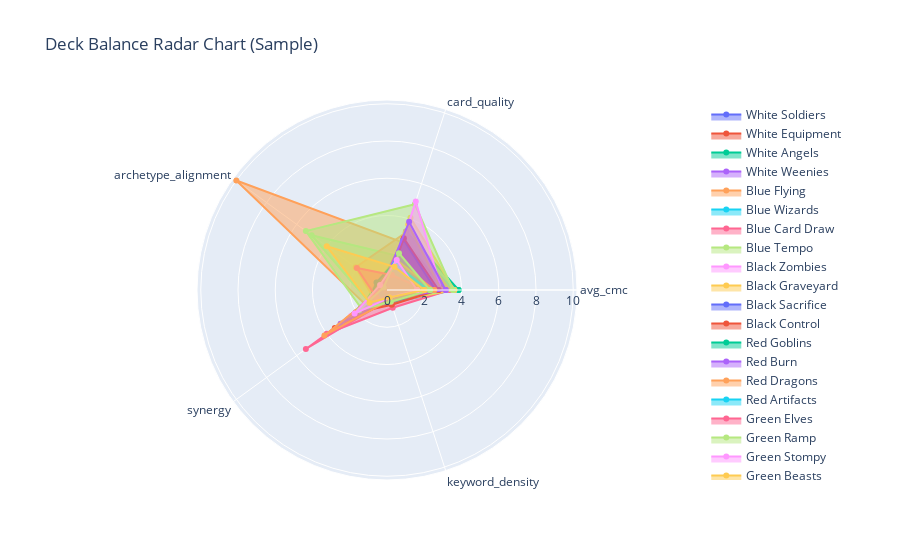

The cell this chart's notebook holds for it:
### Code cell
# Import plotly for interactive visualizations
import plotly.graph_objects as go

sample_themes = metrics_df.index[:]  # Show first 5 decks as example
radar_metrics = ['avg_cmc', 'card_quality', 'archetype_alignment', 'synergy', 'keyword_density']
fig = go.Figure()
for theme in sample_themes:
    values = metrics_df.loc[theme, radar_metrics].values.tolist()
    fig.add_trace(go.Scatterpolar(
        r=values + [values[0]],
        theta=radar_metrics + [radar_metrics[0]],
        fill='toself',
        name=theme
    ))
fig.update_layout(
    polar=dict(radialaxis=dict(visible=True)),
    showlegend=True,
    title='Deck Balance Radar Chart (Sample)'
)
fig.show()

### Figure 1 — Plotly figure (JSON) as saved in the notebook; plotly's stock layout.template omitted (floating-point values rounded to 4 significant figures)
{"data": [{"fill": "toself", "name": "White Soldiers", "r": [1.154, 1.692, 0.6923, 0.4615, 0.4286, 1.154], "theta": ["avg_cmc", "card_quality", "archetype_alignment", "synergy", "keyword_density", "avg_cmc"], "type": "scatterpolar"}, {"fill": "toself", "name": "White Equipment", "r": [2, 2.231, 0.2692, 3.462, 0.6, 2], "theta": ["avg_cmc", "card_quality", "archetype_alignment", "synergy", "keyword_density", "avg_cmc"], "type": "scatterpolar"}, {"fill": "toself", "name": "White Angels", "r": [3.846, 3.308, 0.07692, 1, 0.5, 3.846], "theta": ["avg_cmc", "card_quality", "archetype_alignment", "synergy", "keyword_density", "avg_cmc"], "type": "scatterpolar"}, {"fill": "toself", "name": "White Weenies", "r": [1.385, 1.692, 0.6154, 1.769, 0.2, 1.385], "theta": ["avg_cmc", "card_quality", "archetype_alignment", "synergy", "keyword_density", "avg_cmc"], "type": "scatterpolar"}, {"fill": "toself", "name": "Blue Flying", "r": [2.692, 2.692, 10, 1.385, 0.5714, 2.692], "theta": ["avg_cmc", "card_quality", "archetype_alignment", "synergy", "keyword_density", "avg_cmc"], "type": "scatterpolar"}, {"fill": "toself", "name": "Blue Wizards", "r": [3.615, 2.846, 0.2308, 1.462, 0.7143, 3.615], "theta": ["avg_cmc", "card_quality", "archetype_alignment", "synergy", "keyword_density", "avg_cmc"], "type": "scatterpolar"}, {"fill": "toself", "name": "Blue Card Draw", "r": [3.385, 3.308, 0.1538, 4, 1, 3.385], "theta": ["avg_cmc", "card_quality", "archetype_alignment", "synergy", "keyword_density", "avg_cmc"], "type": "scatterpolar"}, {"fill": "toself", "name": "Blue Tempo", "r": [2.462, 1.923, 5, 1.154, 0.5556, 2.462], "theta": ["avg_cmc", "card_quality", "archetype_alignment", "synergy", "keyword_density", "avg_cmc"], "type": "scatterpolar"}, {"fill": "toself", "name": "Black Zombies", "r": [2.077, 2, 0.3077, 1.462, 0.6667, 2.077], "theta": ["avg_cmc", "card_quality", "archetype_alignment", "synergy", "keyword_density", "avg_cmc"], "type": "scatterpolar"}, {"fill": "toself", "name": "Black Graveyard", "r": [3.615, 4.077, 0.07692, 1.462, 0.6667, 3.615], "theta": ["avg_cmc", "card_quality", "archetype_alignment", "synergy", "keyword_density", "avg_cmc"], "type": "scatterpolar"}, {"fill": "toself", "name": "Black Sacrifice", "r": [1.538, 1.846, 0.3462, 1.231, 0.8333, 1.538], "theta": ["avg_cmc", "card_quality", "archetype_alignment", "synergy", "keyword_density", "avg_cmc"], "type": "scatterpolar"}, {"fill": "toself", "name": "Black Control", "r": [3.077, 2.923, 0.4615, 2, 0.5, 3.077], "theta": ["avg_cmc", "card_quality", "archetype_alignment", "synergy", "keyword_density", "avg_cmc"], "type": "scatterpolar"}, {"fill": "toself", "name": "Red Goblins", "r": [1.538, 1.846, 0.6923, 1.615, 0.6667, 1.538], "theta": ["avg_cmc", "card_quality", "archetype_alignment", "synergy", "keyword_density", "avg_cmc"], "type": "scatterpolar"}, {"fill": "toself", "name": "Red Burn", "r": [1.615, 0.9231, 0.3077, 1.615, 0.5714, 1.615], "theta": ["avg_cmc", "card_quality", "archetype_alignment", "synergy", "keyword_density", "avg_cmc"], "type": "scatterpolar"}, {"fill": "toself", "name": "Red Dragons", "r": [2.462, 3.231, 2.077, 0.8462, 0.8333, 2.462], "theta": ["avg_cmc", "card_quality", "archetype_alignment", "synergy", "keyword_density", "avg_cmc"], "type": "scatterpolar"}, {"fill": "toself", "name": "Red Artifacts", "r": [2.846, 2.692, 0, 1.308, 0.6923, 2.846], "theta": ["avg_cmc", "card_quality", "archetype_alignment", "synergy", "keyword_density", "avg_cmc"], "type": "scatterpolar"}, {"fill": "toself", "name": "Green Elves", "r": [1.385, 1.769, 0, 5.385, 0.5, 1.385], "theta": ["avg_cmc", "card_quality", "archetype_alignment", "synergy", "keyword_density", "avg_cmc"], "type": "scatterpolar"}, {"fill": "toself", "name": "Green Ramp", "r": [3.538, 4.846, 5.385, 1.692, 0.5714, 3.538], "theta": ["avg_cmc", "card_quality", "archetype_alignment", "synergy", "keyword_density", "avg_cmc"], "type": "scatterpolar"}, {"fill": "toself", "name": "Green Stompy", "r": [2.923, 5, 0, 2.385, 0.1579, 2.923], "theta": ["avg_cmc", "card_quality", "archetype_alignment", "synergy", "keyword_density", "avg_cmc"], "type": "scatterpolar"}, {"fill": "toself", "name": "Green Beasts", "r": [2.923, 3.692, 0, 3.077, 0.3, 2.923], "theta": ["avg_cmc", "card_quality", "archetype_alignment", "synergy", "keyword_density", "avg_cmc"], "type": "scatterpolar"}, {"fill": "toself", "name": "Azorius Control", "r": [2.615, 2.846, 0.1538, 1.769, 0.2667, 2.615], "theta": ["avg_cmc", "card_quality", "archetype_alignment", "synergy", "keyword_density", "avg_cmc"], "type": "scatterpolar"}, {"fill": "toself", "name": "Dimir Mill", "r": [2.769, 2.923, 0.07692, 2.077, 0.8333, 2.769], "theta": ["avg_cmc", "card_quality", "archetype_alignment", "synergy", "keyword_density", "avg_cmc"], "type": "scatterpolar"}, {"fill": "toself", "name": "Rakdos Aggro", "r": [1.308, 1.692, 0.6923, 1.308, 0.5, 1.308], "theta": ["avg_cmc", "card_quality", "archetype_alignment", "synergy", "keyword_density", "avg_cmc"], "type": "scatterpolar"}, {"fill": "toself", "name": "Gruul Midrange", "r": [3.154, 3.846, 0.3077, 3.077, 0.4706, 3.154], "theta": ["avg_cmc", "card_quality", "archetype_alignment", "synergy", "keyword_density", "avg_cmc"], "type": "scatterpolar"}, {"fill": "toself", "name": "Selesnya Value", "r": [2.538, 1.692, 0.2308, 4.154, 0.5556, 2.538], "theta": ["avg_cmc", "card_quality", "archetype_alignment", "synergy", "keyword_density", "avg_cmc"], "type": "scatterpolar"}, {"fill": "toself", "name": "Orzhov Lifegain Value", "r": [2.231, 1.462, 0.2308, 0.3846, 0.3333, 2.231], "theta": ["avg_cmc", "card_quality", "archetype_alignment", "synergy", "keyword_density", "avg_cmc"], "type": "scatterpolar"}, {"fill": "toself", "name": "Izzet Spells Matter", "r": [2.077, 0.8462, 2, 0.6923, 0.6667, 2.077], "theta": ["avg_cmc", "card_quality", "archetype_alignment", "synergy", "keyword_density", "avg_cmc"], "type": "scatterpolar"}, {"fill": "toself", "name": "Golgari Graveyard Value", "r": [2.308, 2.077, 0.2308, 1.846, 0.6667, 2.308], "theta": ["avg_cmc", "card_quality", "archetype_alignment", "synergy", "keyword_density", "avg_cmc"], "type": "scatterpolar"}, {"fill": "toself", "name": "Boros Aggro", "r": [1.615, 1.692, 0.4615, 2.154, 0.4286, 1.615], "theta": ["avg_cmc", "card_quality", "archetype_alignment", "synergy", "keyword_density", "avg_cmc"], "type": "scatterpolar"}, {"fill": "toself", "name": "Simic Ramp Control", "r": [2, 1.308, 4, 1.154, 0.4286, 2], "theta": ["avg_cmc", "card_quality", "archetype_alignment", "synergy", "keyword_density", "avg_cmc"], "type": "scatterpolar"}], "layout": {"polar": {"radialaxis": {"visible": true}}, "showlegend": true, "title": {"text": "Deck Balance Radar Chart (Sample)"}}}
